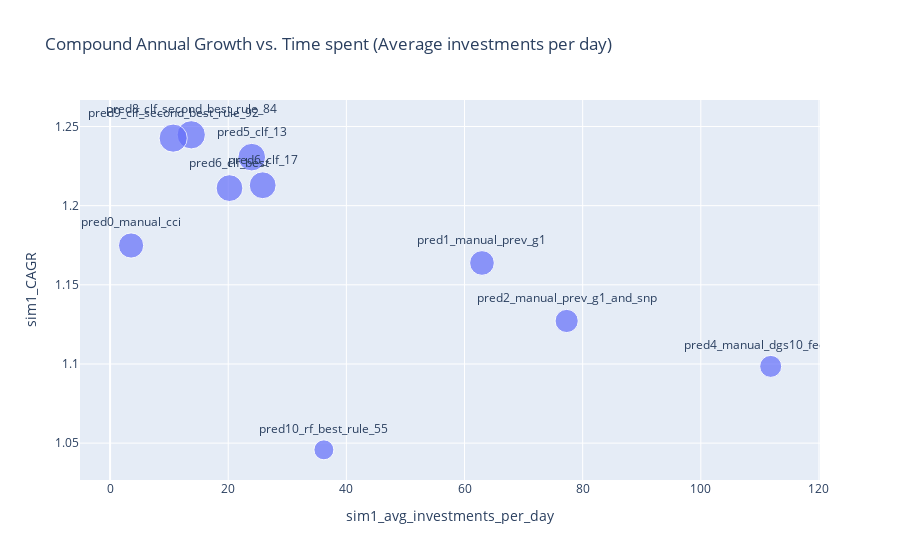

The notebook cell this image was saved under:
### Code cell
# Create the scatter plot
fig = px.scatter(
    df_sim1_results.dropna(),
    x='sim1_avg_investments_per_day',
    y='sim1_CAGR',
    size='sim1_growth_capital_4y',  # Use the 'size' parameter for sim1_CAGR
    text='prediction',
    title='Compound Annual Growth vs. Time spent (Average investments per day)',
    labels={'sim1_capital': 'Initial Capital Requirement', 'growth_capital_4y': '4-Year Capital Growth'}
)

# Update the layout to improve readability of the annotations
fig.update_traces(textposition='top center')

# Show the plot
fig.show()

### Figure 1 — Plotly figure (JSON) as saved in the notebook; plotly's stock layout.template omitted (floating-point values rounded to 4 significant figures)
{"data": [{"hovertemplate": "sim1_avg_investments_per_day=%{x}<br>sim1_CAGR=%{y}<br>sim1_growth_capital_4y=%{marker.size}<br>prediction=%{text}<extra></extra>", "legendgroup": "", "marker": {"color": "#636efa", "size": [1.905, 1.834, 1.614, 1.456, 2.294, 2.164, 2.151, 2.401, 2.385, 1.196], "sizemode": "area", "sizeref": 0.006002, "symbol": "circle"}, "mode": "markers+text", "name": "", "orientation": "v", "showlegend": false, "text": ["pred0_manual_cci", "pred1_manual_prev_g1", "pred2_manual_prev_g1_and_snp", "pred4_manual_dgs10_fedfunds", "pred5_clf_13", "pred6_clf_17", "pred6_clf_best", "pred8_clf_second_best_rule_84", "pred9_clf_second_best_rule_92", "pred10_rf_best_rule_55"], "textposition": "top center", "type": "scatter", "x": [3.556, 62.96, 77.29, 111.8, 23.98, 25.83, 20.21, 13.74, 10.68, 36.19], "xaxis": "x", "y": [1.175, 1.164, 1.127, 1.098, 1.231, 1.213, 1.211, 1.245, 1.243, 1.046], "yaxis": "y"}], "layout": {"legend": {"itemsizing": "constant", "tracegroupgap": 0}, "title": {"text": "Compound Annual Growth vs. Time spent (Average investments per day)"}, "xaxis": {"anchor": "y", "domain": [0, 1], "title": {"text": "sim1_avg_investments_per_day"}}, "yaxis": {"anchor": "x", "domain": [0, 1], "title": {"text": "sim1_CAGR"}}}}
